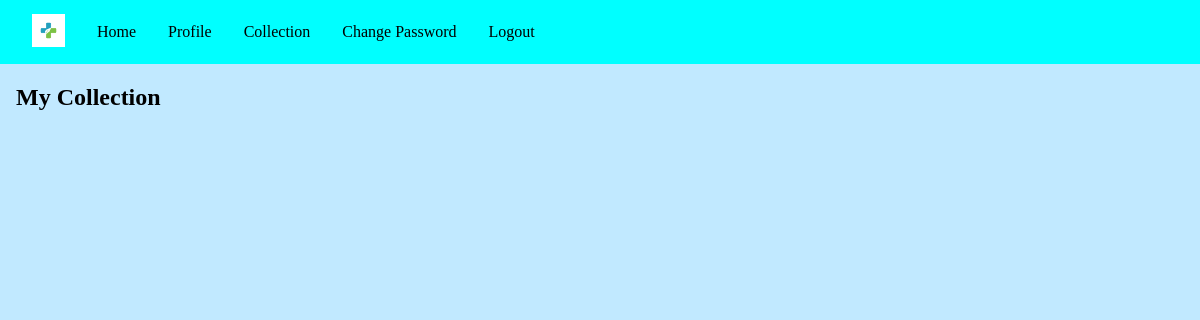
The page /collection/ (signed in) on the database as committed earlier.
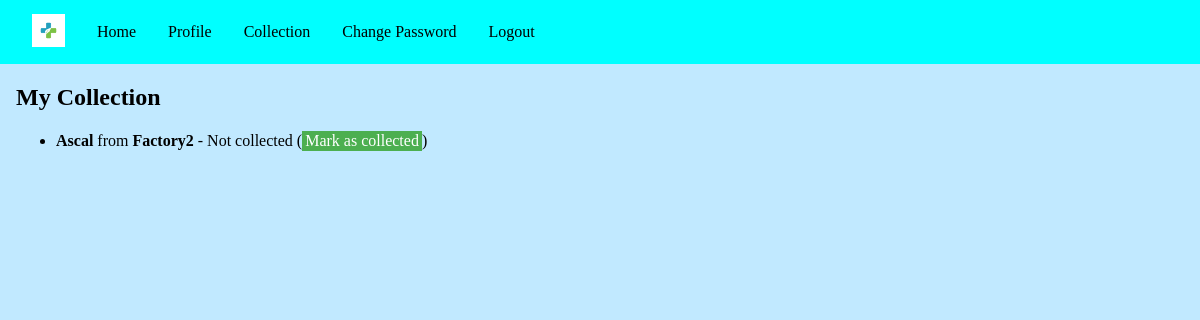
The same page on the database as committed later.
### base/models.py (models this page shows, shortened)
class Collection(models.Model):
    medicine = models.ForeignKey(Medicine, on_delete=models.CASCADE)
    user = models.ForeignKey(User, on_delete=models.CASCADE)
    date = models.DateField(blank=False,)
    collected = models.BooleanField(default=False)
    collectedapproved = models.BooleanField(default=False)
    collectedapproved_by = models.ForeignKey(User, on_delete=models.CASCADE,
                                    related_name='collectedapproved_by', null=True, blank=True)

class Medicine(models.Model):
    name = models.CharField(max_length=30, blank=True)
    manufacturer = models.CharField(max_length=30, blank=True)
    cures = models.CharField(max_length=30, blank=True)
    side_effects = models.CharField(max_length=30, blank=True)

### base/views.py (the view)
# urls.py: path("collection/", views.collection, name="collection"),
@login_required
def collection(request):
    user = request.user
    collections = Collection.objects.filter(user=user)
    return render(request, 'base/collection.html', {'collections': collections})

### base/templates/base/collection.html (shortened to what this page needs)
{% extends 'base/base.html' %}
{% block content %}
  <h2>My Collection</h2>
  {% if collections %}
    <ul>
      {% for collection in collections %}
        {% if not collection.collected %}
          <li style="padding-bottom:0.3rem">
            <strong>{{ collection.medicine.name }}</strong> from <strong>{{ collection.medicine.manufacturer }}</strong> -
            Not collected
            (<a href="{% url 'sign_collected' collection.id %}" class="sign-collected-btn">Mark as collected</a>)
          </li>
        {% endif %}
      {% endfor %}
    </ul>
  {% else %}
    <p>No collections available.</p>
  {% endif %}
{% endblock content %}

Rows that differ between the two databases and show on the page:
added Collection: medicine.name "Ascal", medicine.manufacturer "Factory2"
